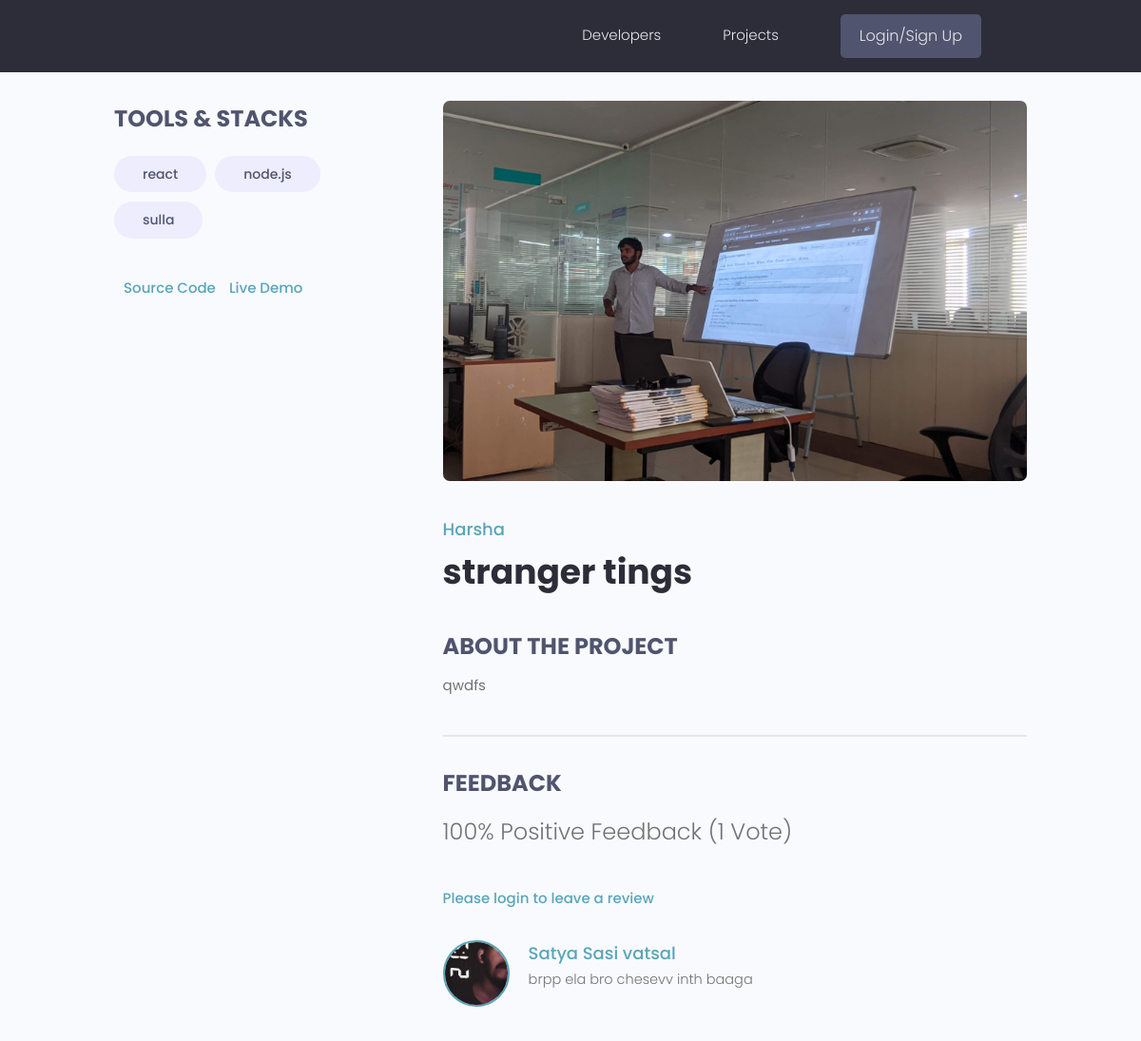
/projects/project/2d5f3d3863044b4ebc2c7f5fe9bc2dbe/, run on the app's committed database.
### projects/models.py (models this page shows, shortened)
class Tag(models.Model):
    name = models.CharField(max_length=200)
    created = models.DateTimeField(auto_now_add=True)
    id = models.UUIDField(default=uuid.uuid4, unique=True,
                          primary_key=True, editable=False)
    def __str__(self):
        return self.name

class Project(models.Model):
    owner = models.ForeignKey(
        Profile, null=True, blank=True, on_delete=models.CASCADE)
    title = models.CharField(max_length=200)
    description = models.TextField(null=True, blank=True)
    featured_image = models.ImageField(
        null=True, blank=True, default="default.jpg")
    demo_link = models.CharField(max_length=2000, null=True, blank=True)
    source_link = models.CharField(max_length=2000, null=True, blank=True)
    tags = models.ManyToManyField('Tag', blank=True)
    vote_total = models.IntegerField(default=0, null=True, blank=True)
    vote_ratio = models.IntegerField(default=0, null=True, blank=True)
    created = models.DateTimeField(auto_now_add=True)
    id = models.UUIDField(default=uuid.uuid4, unique=True,
                          primary_key=True, editable=False)
    class Meta:
        ordering = ['-vote_ratio', '-vote_total', 'title']
    @property
    def imageURL(self):
        try:
            url = self.featured_image.url
        except:
            url = ''
        return url
    @property
    def reviewers(self):
        queryset = self.review_set.all().values_list('owner__id', flat=True)
        return queryset

class Review(models.Model):
    VOTE_TYPE = (
        ('up', 'Up Vote'),
        ('down', 'Down Vote'),
    )
    owner = models.ForeignKey(Profile, on_delete=models.CASCADE, null=True)
    project = models.ForeignKey(Project, on_delete=models.CASCADE)
    body = models.TextField(null=True, blank=True)
    value = models.CharField(max_length=200, choices=VOTE_TYPE)
    created = models.DateTimeField(auto_now_add=True)
    id = models.UUIDField(default=uuid.uuid4, unique=True,
                          primary_key=True, editable=False)
    class Meta:
        unique_together = [['owner', 'project']]

### users/models.py (models this page shows, shortened)
class Profile(models.Model):
    user = models.OneToOneField(
        User, on_delete=models.CASCADE, null=True, blank=True)
    name = models.CharField(max_length=200, blank=True, null=True)
    email = models.EmailField(max_length=500, blank=True, null=True)
    username = models.CharField(max_length=200, blank=True, null=True)
    location = models.CharField(max_length=200, blank=True, null=True)
    short_intro = models.CharField(max_length=200, blank=True, null=True)
    bio = models.TextField(blank=True, null=True)
    profile_image = models.ImageField(
        null=True, blank=True, upload_to='profiles/', default="profiles/user-default.png")
    social_github = models.CharField(max_length=200, blank=True, null=True)
    social_twitter = models.CharField(max_length=200, blank=True, null=True)
    social_linkedin = models.CharField(max_length=200, blank=True, null=True)
    social_youtube = models.CharField(max_length=200, blank=True, null=True)
    social_website = models.CharField(max_length=200, blank=True, null=True)
    created = models.DateTimeField(auto_now_add=True)
    id = models.UUIDField(default=uuid.uuid4, unique=True,
                          primary_key=True, editable=False)
    class Meta:
        ordering = ['created']

### projects/views.py (the view, shortened to what this page needs)
# urls.py: path('project/<str:pk>/', views.project, name="project"),
def project(request, pk):
    projectObj = Project.objects.get(id=pk)
    form = ReviewForm()
    return render(request, 'projects/single-project.html', {'project': projectObj, 'form': form})

### projects/templates/projects/single-project.html (shortened to what this page needs)
{% extends 'main.html' %}
{% block content %}
<main class="singleProject my-md">
    <div class="container">
        <div class="layout">
            <div class="column column--1of3">
                <h3 class="singleProject__subtitle">Tools & Stacks</h3>
                <div class="singleProject__toolStack">
                    {% for tag in project.tags.all %}
                    <span class="tag tag--pill tag--sub tag--lg">
                        <small>{{tag}}</small>
                    </span>
                    {% endfor %}
                </div>
                {% if project.source_link %}
                <a class="singleProject__liveLink" href="{{project.source_link}}" target="_blank">Source
                    Code
                </a>
                {% endif %}
                {% if project.demo_link %}
                <a class="singleProject__liveLink" href="{{project.source_link}}" target="_blank">Live Demo
                </a>
                {% endif %}
            </div>
            <div class="column column--2of3">
                <img class="singleProject__preview" src="{{ project.imageURL }}" alt="portfolio thumbnail" />
                <a href="{% url 'user-profile' project.owner.id  %}"
                    class="singleProject__developer">{{project.owner.name}}</a>
                <h2 class="singleProject__title">{{project.title}}</h2>
                <h3 class="singleProject__subtitle">About the Project</h3>
                <div class="singleProject__info">
                    {{project.description}}
                </div>
                <div class="comments">
                    <h3 class="singleProject__subtitle">Feedback</h3>
                    <h5 class="project--rating">
                        {{project.vote_ratio}}% Positive Feedback ({{project.vote_total}}
                        Vote{{project.vote_total|pluralize:"s"}})
                    </h5>
                    {% if request.user.profile.id in project.reviewers %}
                    <p>You have already submitted your review for this project</p>
                    {% elif request.user.profile == project.owner %}
                    <p>You cannot review your own work</p>
                    {% else %}
                    <a href="{% url 'login' %}?next={{request.path}}">Please login to leave a review</a>
                    {% endif %}
                    <div class="commentList">
                        {% for review in project.review_set.all %}
                        {% if review.body %}
                        <div class="comment">
                            <a href="{% url 'user-profile' review.owner.id  %}">
                                <img class="avatar avatar--md" src="{{review.owner.profile_image.url}}" alt="user" />
                            </a>
                            <div class="comment__details">
                                <a href="{% url 'user-profile' review.owner.id  %}"
                                    class="comment__author">{{review.owner.name}}</a>
                                <p class="comment__info">{{review.body|linebreaksbr}}</p>
                            </div>
                        </div>
                        {% endif %}
                        {% endfor %}
                    </div>
                </div>
            </div>
        </div>
    </div>
</main>
{% endblock %}

### static/styles/app.css (style rules this page uses)
:root { --color-sub: #2d2d39; }
img { width: 100%; }
.singleProject .column--1of3 { order: 2; }
@media screen and (min-width: 1081px) { .singleProject .column--1of3 { order: 1; } }
@media screen and (min-width: 1081px) { .singleProject .column--2of3 { order: 2; } }
.singleProject__toolStack { margin-top: 2rem; margin-bottom: 4rem; }
.singleProject__liveLink { font-weight: 500; transition: all 0.3s ease-in-out; border-bottom: 2px solid transparent; }
.singleProject__preview { height: 50vh; object-fit: cover; object-position: top center; margin-bottom: 3rem; border-radius: 0.7rem; }
.singleProject__developer { font-size: 1.8rem; font-weight: 500; }
.singleProject__title { font-size: 3.6rem; font-weight: 700; color: var(--color-sub); margin-bottom: 3rem; }
.project--rating { margin-bottom: 1.6em; margin-top: .5em; }
.singleProject__subtitle { text-transform: uppercase; font-size: 2.4rem; font-weight: 700; color: var(--color-sub-light); margin-bottom: 1rem; }
.comments { margin-top: 4rem; padding-top: 3rem; border-top: 2px solid var(--color-light); }
.commentList { margin: 3rem 0; }
.comment { display: flex; gap: 2rem; }
.comment__author { font-size: 1.8rem; }
.comment__info { font-size: 1.45rem; }

### static/uikit/styles/modules/_variables.css (style rules this page uses)
:root { --color-main: #5aa5b9; --color-main-light: #e6faff; --color-sub: #3f4156; --color-sub-light: #51546e; --color-sub-lighter: #ededfd; --color-text: #737373; --color-gray: #8b8b8b; --color-light: #e5e7eb; --color-light-gray: #767676; --color-bg: #f8fafd; --color-white: #fffefd; --color-white-light: #f3f3f3; --color-success: #359e64; --color-success-bg: #def8e8; --color-error: #fc4b0b; --color-error-bg: #fff2ee; --font-base: 'Poppins', arial, helvetica, 'Segoe UI', roboto, ubuntu, sans-serif; --font-monospace: 'Fira Code', 'Courier New', courier, monospace; --font-regular: 300; --font-medium: 500; --font-bold: 700; --generic-shadow: 1px 1px 5px #00000010; --generic-transition: all 0.3s ease-in-out; }

### static/uikit/styles/modules/_base.css (style rules this page uses)
* { margin: 0; padding: 0; box-sizing: border-box; text-rendering: optimizeLegibility; color: inherit; font-size: inherit; }
html { font-size: 50%; }
@media only screen and (min-width: 480px) { html { font-size: 56.25%; } }
@media only screen and (min-width: 1200px) { html { font-size: 62.5%; } }
body { line-height: 1.6; font-weight: 400; font-size: 1.5rem; color: var(--color-text); background-color: var(--color-bg); min-height: 100vh; }

### static/uikit/styles/modules/_typography.css (style rules this page uses)
* { font-family: var(--font-base); }
h2 { font-size: 3.6rem; font-weight: var(--font-bold); }
h3 { font-size: 3.2rem; font-weight: var(--font-medium); }
h5 { font-size: 2.4rem; font-weight: var(--font-medium); }
h5, h6 { font-weight: var(--font-regular); }
p, span, strong { font-size: 1.6rem; color: var(--color-text); font-weight: var(--font-regular); }
a { padding-bottom: 2px; text-decoration: none; display: inline-block; color: var(--color-main); font-weight: var(--font-medium); }

### static/uikit/styles/modules/_utilities.css (style rules this page uses)
.container { width: 92%; max-width: 165rem; margin: 0 auto; box-sizing: border-box; }
@media screen and (min-width: 1000px) { .container { width: 90%; } }
@media screen and (min-width: 1200px) { .container { width: 80%; } }
.my-md { margin: 3rem auto; }

### static/uikit/styles/modules/_avatar.css (style rules this page uses)
.avatar { border-radius: 50%; border: 2px solid var(--color-main); object-fit: cover; }
.avatar--md { height: 7rem; width: 7rem; }

### static/uikit/styles/modules/_tag.css (style rules this page uses)
.tag { display: inline-flex; align-items: center; background-color: var(--color-sub); height: -webkit-fit-content; height: -moz-fit-content; height: fit-content; width: -webkit-fit-content; width: -moz-fit-content; width: fit-content; border-radius: 0.5rem; padding: 0.5rem 1.5rem; font-size: 1.2rem; cursor: pointer; }
.tag:not(:last-child) { margin-right: 0.25rem; margin-bottom: 0.75rem; }
.tag > small { color: var(--color-white); }
.tag--pill { border-radius: 5rem; }
.tag--sub, .tag--sub > small { background: var(--color-sub-lighter); color: var(--color-sub-light); font-weight: 500; }
.tag--lg { padding: 0.8rem 3rem; font-size: 1.4rem; }
.tag--lg:not(:last-child) { margin-right: 0.5rem; margin-bottom: 1rem; }

### static/uikit/styles/modules/_layout.css (style rules this page uses)
.layout { display: flex; flex-flow: row wrap; justify-content: space-between; }
.layout > .column { margin-bottom: 3rem; }
.layout > .column.column--1of3 { flex-basis: 30%; }
.layout > .column.column--2of3 { flex-basis: 64%; }

### data on the page
Tag: name "react"
Tag: name "node.js"
Tag: name "sulla"
Project: imageURL (picture), owner.name "Harsha", title "stranger tings", description "qwdfs", vote_ratio "100", vote_total "1"
Review: owner.profile_image (picture), owner.name "Satya Sasi vatsal", body "brpp ela bro chesevv inth baaga"
